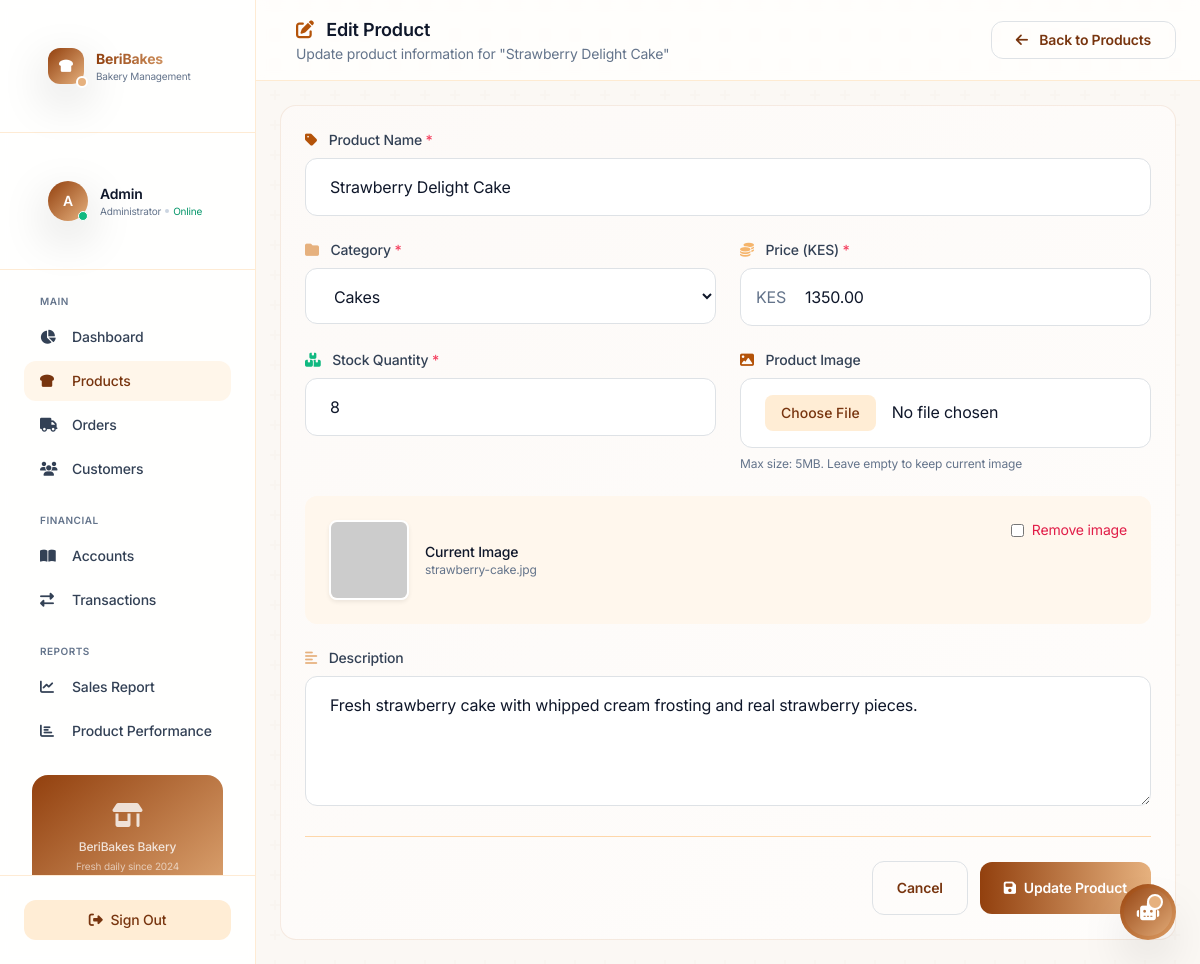
The page /admin/products/edit.php?id=2 (signed in) on the database its author committed.
### tables this page shows
CREATE TABLE `products` (
  `id` int(11) NOT NULL,
  `product_name` varchar(150) DEFAULT NULL,
  `category_id` int(11) DEFAULT NULL,
  `price` decimal(10,2) DEFAULT NULL,
  `stock` int(11) DEFAULT 0,
  `description` text DEFAULT NULL,
  `image` varchar(255) DEFAULT NULL,
  `created_at` timestamp NOT NULL DEFAULT current_timestamp()
);

CREATE TABLE `categories` (
  `id` int(11) NOT NULL,
  `category_name` varchar(100) DEFAULT NULL
);

### admin/products/edit.php (the view, shortened to what this page needs)
<?php
require_once __DIR__ . '/../../config/db.php';
$id = isset($_GET['id']) ? filter_var($_GET['id'], FILTER_SANITIZE_NUMBER_INT) : 0;
$stmt = $pdo->prepare("SELECT * FROM products WHERE id = ?");
$stmt->execute([$id]);
$product = $stmt->fetch();
$stmt = $pdo->query("SELECT * FROM categories ORDER BY category_name");
$categories = $stmt->fetchAll();
include '../includes/header.php';
include '../includes/sidebar.php';
?>
<div class="flex-1 flex flex-col min-h-screen lg:ml-64 m-0 p-0">
    <header class="sticky top-0 z-30 bg-white/80 dark:bg-slate-900/80 backdrop-blur-sm border-b border-primary-200/50 dark:border-primary-800/50">
        <div class="flex items-center justify-between px-6 py-3">
            <div class="flex items-center space-x-4">
                <div>
                    <h1 class="text-lg font-semibold text-slate-900 dark:text-white">
                        <i class="fas fa-edit text-primary-500 mr-2"></i>
                        Edit Product
                    </h1>
                    <p class="text-sm text-slate-500 dark:text-slate-400">
                        Update product information for "<?php echo htmlspecialchars($product['product_name']); ?>"
                    </p>
                </div>
            </div>
            <a href="index.php" class="px-4 py-2 border border-primary-300 dark:border-primary-600 text-primary-700 dark:text-primary-300 rounded-xl text-sm font-semibold hover:bg-primary-50 dark:hover:bg-primary-800/30 transition-colors">
                <i class="fas fa-arrow-left mr-2"></i>
                Back to Products
            </a>
        </div>
    </header>
    <main class="flex-1 p-6 bg-slate-50/50 dark:bg-primary-900/50">
        <div class="max-w-4xl mx-auto">
            <div class="bg-white dark:bg-slate-800 rounded-2xl p-6 bakery-card">
                <form method="POST" enctype="multipart/form-data" class="space-y-6">
                    <div>
                        <label for="product_name" class="block text-sm font-medium text-slate-700 dark:text-slate-300 mb-2">
                            <i class="fas fa-tag text-primary-500 mr-2"></i>
                            Product Name <span class="text-rose-500">*</span>
                        </label>
                        <input type="text" id="product_name" name="product_name"
                               value="<?php echo htmlspecialchars($product['product_name']); ?>"
                               class="w-full px-4 py-3 border border-primary-200 dark:border-primary-700 rounded-xl bg-white dark:bg-slate-900 text-slate-900 dark:text-white focus:ring-2 focus:ring-primary-500 focus:border-transparent transition-colors"
                               required>
                    </div>
                    <div class="grid grid-cols-1 md:grid-cols-2 gap-6">
                        <div>
                            <label for="category_id" class="block text-sm font-medium text-slate-700 dark:text-slate-300 mb-2">
                                <i class="fas fa-folder text-secondary-500 mr-2"></i>
                                Category <span class="text-rose-500">*</span>
                            </label>
                            <select id="category_id" name="category_id"
                                    class="w-full px-4 py-3 border border-primary-200 dark:border-primary-700 rounded-xl bg-white dark:bg-slate-900 text-slate-900 dark:text-white focus:ring-2 focus:ring-primary-500 focus:border-transparent transition-colors"
                                    required>
                                <?php foreach ($categories as $cat): ?>
                                <option value="<?php echo $cat['id']; ?>" <?php echo $product['category_id'] == $cat['id'] ? 'selected' : ''; ?>>
                                    <?php echo htmlspecialchars($cat['category_name']); ?>
                                </option>
                                <?php endforeach; ?>
                            </select>
                        </div>
                        <div>
                            <label for="price" class="block text-sm font-medium text-slate-700 dark:text-slate-300 mb-2">
                                <i class="fas fa-coins text-accent-500 mr-2"></i>
                                Price (KES) <span class="text-rose-500">*</span>
                            </label>
                            <div class="relative">
                                <span class="absolute left-4 top-1/2 transform -translate-y-1/2 text-slate-500">KES</span>
                                <input type="number" id="price" name="price" step="0.01" min="0"
                                       value="<?php echo htmlspecialchars($product['price']); ?>"
                                       class="w-full pl-16 pr-4 py-3 border border-primary-200 dark:border-primary-700 rounded-xl bg-white dark:bg-slate-900 text-slate-900 dark:text-white focus:ring-2 focus:ring-primary-500 focus:border-transparent transition-colors"
                                       required>
                            </div>
                        </div>
                    </div>
                    <div class="grid grid-cols-1 md:grid-cols-2 gap-6">
                        <div>
                            <label for="stock" class="block text-sm font-medium text-slate-700 dark:text-slate-300 mb-2">
                                <i class="fas fa-boxes text-emerald-500 mr-2"></i>
                                Stock Quantity <span class="text-rose-500">*</span>
                            </label>
                            <input type="number" id="stock" name="stock" min="0" step="1"
                                   value="<?php echo htmlspecialchars($product['stock']); ?>"
                                   class="w-full px-4 py-3 border border-primary-200 dark:border-primary-700 rounded-xl bg-white dark:bg-slate-900 text-slate-900 dark:text-white focus:ring-2 focus:ring-primary-500 focus:border-transparent transition-colors"
                                   required>
                        </div>
                        <div>
                            <label for="image" class="block text-sm font-medium text-slate-700 dark:text-slate-300 mb-2">
                                <i class="fas fa-image text-primary-500 mr-2"></i>
                                Product Image
                            </label>
                            <input type="file" id="image" name="image" accept="image/*"
                                   class="w-full px-4 py-3 border border-primary-200 dark:border-primary-700 rounded-xl bg-white dark:bg-slate-900 text-slate-900 dark:text-white file:mr-4 file:py-2 file:px-4 file:rounded-lg file:border-0 file:text-sm file:font-medium file:bg-primary-100 file:text-primary-700 hover:file:bg-primary-200 transition-colors">
                            <p class="mt-2 text-xs text-slate-500">Max size: 5MB. Leave empty to keep current image</p>
                        </div>
                    </div>
                    <?php if ($product['image']): ?>
                    <div class="p-4 bg-primary-50 dark:bg-primary-800/30 rounded-xl">
                        <div class="flex items-start justify-between">
                            <div class="flex items-center space-x-4">
                                <img src="/beribakes/uploads/products/<?php echo $product['image']; ?>"
                                     alt="<?php echo htmlspecialchars($product['product_name']); ?>"
                                     class="w-20 h-20 object-cover rounded-lg border-2 border-white dark:border-slate-700 shadow-sm"
                                     onerror="this.src='https://via.placeholder.com/80?text=Error'">
                                <div>
                                    <p class="text-sm font-medium text-slate-900 dark:text-white">Current Image</p>
                                    <p class="text-xs text-slate-500"><?php echo $product['image']; ?></p>
                                </div>
                            </div>
                            <label class="flex items-center space-x-2 cursor-pointer">
                                <input type="checkbox" name="remove_image" value="1" class="rounded border-primary-300 text-rose-600 focus:ring-rose-500">
                                <span class="text-sm text-rose-600 dark:text-rose-400">Remove image</span>
                            </label>
                        </div>
                    </div>
                    <?php endif; ?>
                    <div>
                        <label for="description" class="block text-sm font-medium text-slate-700 dark:text-slate-300 mb-2">
                            <i class="fas fa-align-left text-secondary-500 mr-2"></i>
                            Description
                        </label>
                        <textarea id="description" name="description" rows="4"
                                  class="w-full px-4 py-3 border border-primary-200 dark:border-primary-700 rounded-xl bg-white dark:bg-slate-900 text-slate-900 dark:text-white focus:ring-2 focus:ring-primary-500 focus:border-transparent transition-colors"
                                  placeholder="Enter product description, ingredients, or notes..."><?php echo htmlspecialchars($product['description'] ?? ''); ?></textarea>
                    </div>
                    <div class="flex items-center justify-end space-x-3 pt-6 border-t border-primary-200 dark:border-primary-700">
                        <a href="index.php" class="px-6 py-3 border border-primary-300 dark:border-primary-600 text-primary-700 dark:text-primary-300 rounded-xl text-sm font-semibold hover:bg-primary-50 dark:hover:bg-primary-800/30 transition-colors">
                            Cancel
                        </a>
                        <button type="submit" class="px-6 py-3 bg-gradient-to-r from-primary-600 to-secondary-500 text-white rounded-xl text-sm font-semibold hover:shadow-lg transition-all flex items-center">
                            <i class="fas fa-save mr-2"></i>
                            Update Product
                        </button>
                    </div>
                </form>
            </div>
        </div>
    </main>
</div>
<?php include '../includes/footer.php'; ?>

### admin/includes/styles.php (style rules this page uses)
:root { --primary-gradient: linear-gradient(135deg, #b45309 0%, #e6b17e 100%); --card-shadow: 0 1px 3px rgba(0, 0, 0, 0.05), 0 20px 40px rgba(180, 83, 9, 0.04); --hover-shadow: 0 10px 30px rgba(180, 83, 9, 0.08); }
body { font-feature-settings: "ss01", "ss02", "cv01", "cv02"; -webkit-font-smoothing: antialiased; -moz-osx-font-smoothing: grayscale; letter-spacing: -0.011em; background-color: #fff7ed; }
.bakery-card { background: linear-gradient(135deg, rgba(180, 83, 9, 0.03), rgba(230, 177, 126, 0.03)); border: 1px solid rgba(180, 83, 9, 0.1); }

### rows shown on the page
products: product_name "Strawberry Delight Cake", category_id "Cakes", price "1350.00", stock "8", image "strawberry-cake.jpg", description "Fresh strawberry cake with whipped cream frosting and real strawberry pieces."

### other values the page prints
substr($initials, 0, 2) "A"
$current_user['name'] "Admin"
